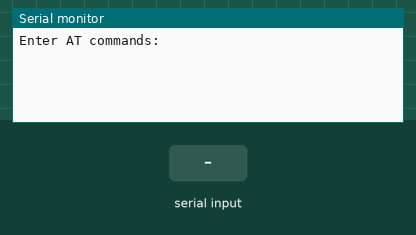
Recording of a sketch running on a simulated Arduino Uno, built with avr-gcc and run on an emulated ATmega328P. On the bench: the last lines printed to the serial monitor. Inputs (shaded band) come from the test bench.

Above: at 1.2 s.
1.3 s: "1" received over the second serial link
At 1.7 s:
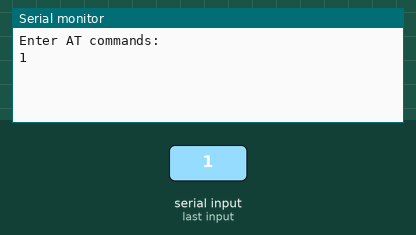
2.8 s: "0" received over the second serial link
At 4.0 s:
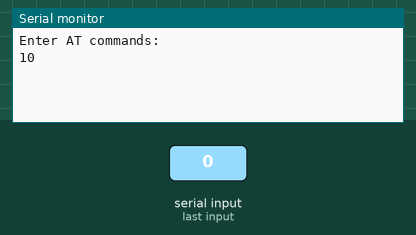

Measured:
- after the input at 1.3 s, the serial monitor: prints a new line at once (image 1)
- after the input at 2.8 s, the serial monitor: prints a new line at once (image 2)

The sketch:

hc061.ino
```cpp
#include <SoftwareSerial.h>
SoftwareSerial BTSerial(8, 7);

/*
 * AT -> OK
 * AT+NAME(藍牙名稱)
 * AT+PIN (4位數字)
 *
 * example:
 * 點開右上角放大鏡
 * AT 顯示OK
 * AT+NAMETA (藍牙名稱設定為TA)
 * AT+PIN1111 (PIN設定為1111)
 */
void setup()
{
  Serial.begin(9600);
  Serial.println("Enter AT commands:");
  BTSerial.begin(9600);
}

void loop()
{
  if (BTSerial.available())
  Serial.write(BTSerial.read());
  if (Serial.available())
  BTSerial.write(Serial.read());
}
```
